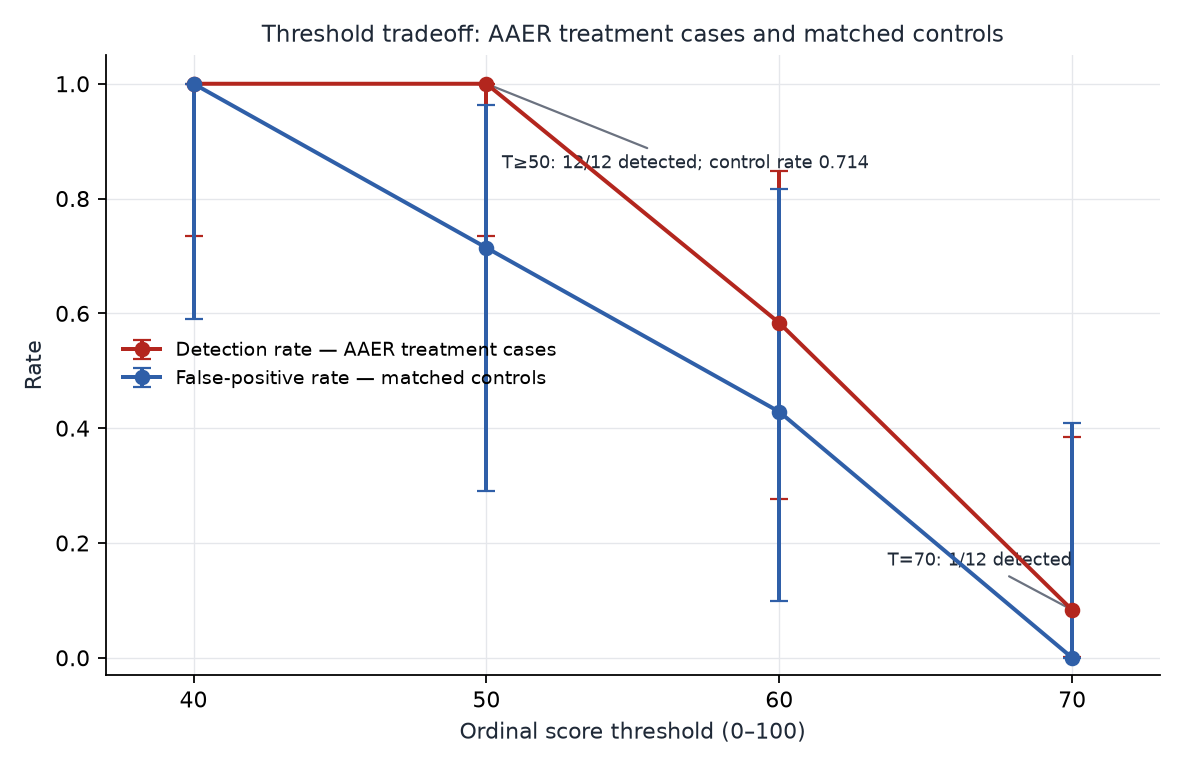

The script that saved this image:
"""BN-19 headline threshold sweep from the committed decision table."""
import argparse
import json
import sys
from pathlib import Path

import matplotlib
matplotlib.use("Agg")
import matplotlib.pyplot as plt  # noqa: E402

REPO = Path(__file__).resolve().parents[1]
DATA_PATH = REPO / "analysis/decision_table.json"
DEFAULT_OUT = REPO / "analysis/fig_tradeoff.png"

INK, MUTED, GRID = "#1f2937", "#6b7280", "#e5e7eb"
TREATMENT, CONTROL = "#b3261e", "#2f5fa8"
X_LABEL = "Ordinal score threshold (0–100)"
Y_LABEL = "Rate"
TITLE = "Threshold tradeoff: AAER treatment cases and matched controls"
TREATMENT_LABEL = "Detection rate — AAER treatment cases"
CONTROL_LABEL = "False-positive rate — matched controls"
TEXT_STRINGS = (
    X_LABEL, Y_LABEL, TITLE, TREATMENT_LABEL, CONTROL_LABEL,
    "T≥50: {detected}/{n_treatment} detected; control rate {fpr:.3f}",
    "T=70: {detected}/{n_treatment} detected",
)


def _headline_layer(path: Path) -> dict:
    with path.open(encoding="utf-8") as handle:
        table = json.load(handle)
    layers = table.get("layers")
    if not isinstance(layers, dict):
        raise ValueError("decision table must contain a layers object")
    matches = [layer for layer in layers.values()
               if isinstance(layer, dict) and layer.get("n_treatment") == 12]
    if len(matches) != 1:
        raise ValueError(
            "expected exactly one layers-object entry with n_treatment == 12; "
            f"found {len(matches)}"
        )
    return matches[0]


def _rates_and_intervals(cells: list[dict], numerator: str,
                         denominator: str, interval: str):
    rates = [cell[numerator] / cell[denominator] for cell in cells]
    lower = [rate - cell[interval][0] for rate, cell in zip(rates, cells)]
    upper = [cell[interval][1] - rate for rate, cell in zip(rates, cells)]
    return rates, lower, upper


def _parse_args() -> argparse.Namespace:
    parser = argparse.ArgumentParser(description=__doc__)
    parser.add_argument("--out", type=Path, default=DEFAULT_OUT)
    return parser.parse_args()


def main() -> int:
    args = _parse_args()
    try:
        layer = _headline_layer(DATA_PATH)
        cells_by_threshold = {cell["threshold"]: cell for cell in layer["cells"]}
        cells = [cells_by_threshold[threshold] for threshold in (40, 50, 60, 70)]
    except (OSError, ValueError, KeyError, TypeError, json.JSONDecodeError) as exc:
        print(f"fig_tradeoff: {exc}", file=sys.stderr)
        return 1

    thresholds = [cell["threshold"] for cell in cells]
    detected, detected_lo, detected_hi = _rates_and_intervals(
        cells, "detected", "n_treatment", "detected_ci95"
    )
    fpr, fpr_lo, fpr_hi = _rates_and_intervals(
        cells, "false_positives", "n_control", "fpr_ci95"
    )

    fig, ax = plt.subplots(figsize=(7.4, 4.8), dpi=160)
    ax.errorbar(thresholds, detected, yerr=[detected_lo, detected_hi],
                color=TREATMENT, marker="o", lw=1.8, capsize=4,
                label=TREATMENT_LABEL, zorder=3)
    ax.errorbar(thresholds, fpr, yerr=[fpr_lo, fpr_hi],
                color=CONTROL, marker="o", lw=1.8, capsize=4,
                label=CONTROL_LABEL, zorder=3)

    at_50 = cells_by_threshold[50]
    at_70 = cells_by_threshold[70]
    fpr_50 = at_50["false_positives"] / at_50["n_control"]
    ax.annotate(TEXT_STRINGS[5].format(
                    detected=at_50["detected"],
                    n_treatment=at_50["n_treatment"], fpr=fpr_50),
                (50, at_50["detected"] / at_50["n_treatment"]),
                xytext=(7, -38), textcoords="offset points", fontsize=8,
                color=INK, arrowprops={"arrowstyle": "-", "color": MUTED})
    ax.annotate(TEXT_STRINGS[6].format(
                    detected=at_70["detected"],
                    n_treatment=at_70["n_treatment"]),
                (70, at_70["detected"] / at_70["n_treatment"]),
                xytext=(-83, 20), textcoords="offset points", fontsize=8,
                color=INK, arrowprops={"arrowstyle": "-", "color": MUTED})

    ax.set_xticks(thresholds)
    ax.set_xlim(37, 73)
    ax.set_ylim(-0.03, 1.05)
    ax.set_xlabel(X_LABEL, color=INK)
    ax.set_ylabel(Y_LABEL, color=INK)
    ax.set_title(TITLE, fontsize=10.5, color=INK)
    ax.legend(frameon=False, fontsize=8.5, loc="center left")
    ax.grid(True, color=GRID, lw=0.6, zorder=0)
    for spine in ("top", "right"):
        ax.spines[spine].set_visible(False)
    fig.tight_layout()
    fig.savefig(args.out, facecolor="white", dpi=160)
    plt.close(fig)
    print(f"→ {args.out}")
    return 0


if __name__ == "__main__":
    sys.exit(main())
